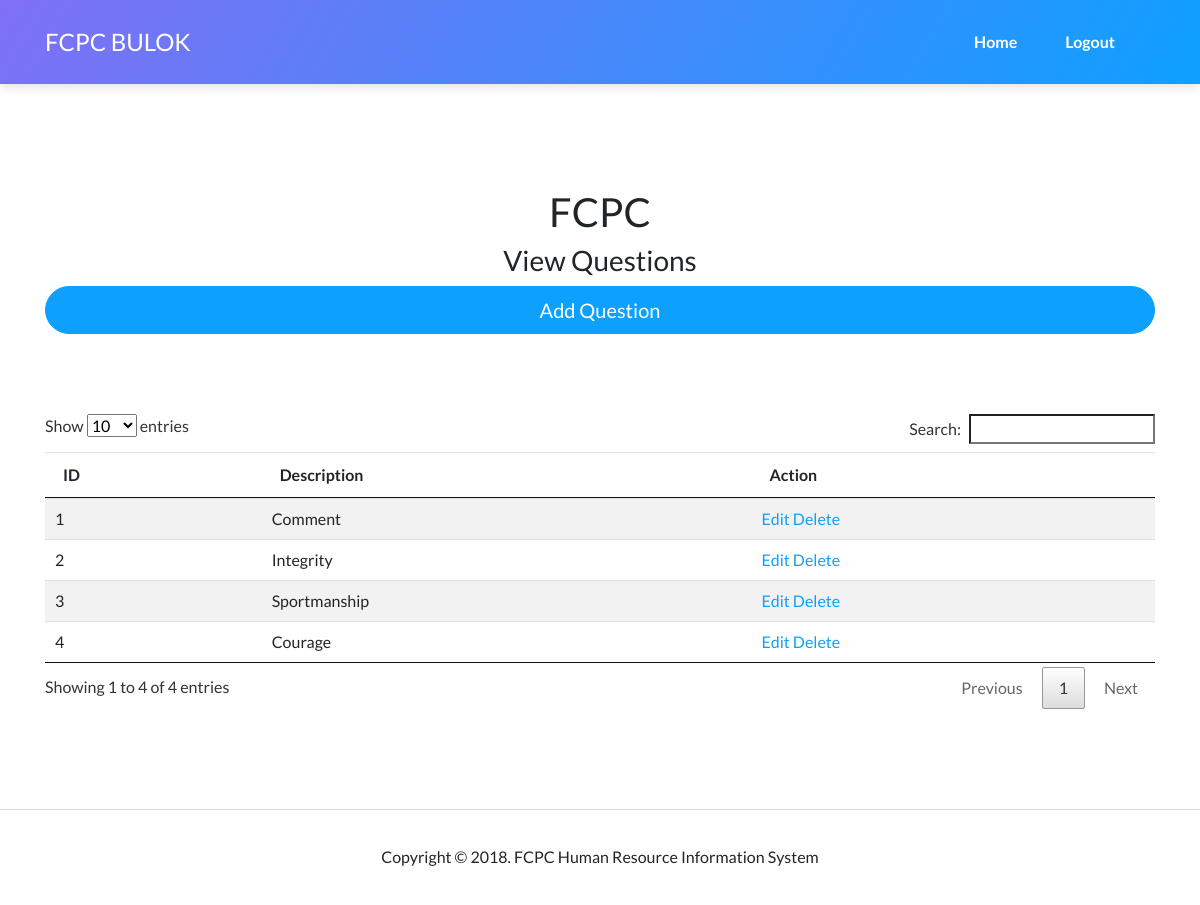
Screenshot of /questions/index.php (signed in) with the database file from the repository.
### tables this page shows
create table questions(
	qid int auto_increment,
	qdesc varchar(500) not null,
	primary key( qid )
);

### questions/index.php (the view, shortened to what this page needs)
<?php
    require "../requires.php";
    $data = $con->query( "select * from questions" );
?>
<main class="page contact-page">
    <section class="portfolio-block contact">
        <div class="container">
            <div class="heading">
                <h1>FCPC</h1>
                <h3>View Questions</h3>
                <div class="form-group"><button class="btn btn-primary btn-block btn-lg" onclick="window.location = '/questions/add.php'">Add Question</button></div>
                </div>
                    <table class='table table-striped' id='bwahaha'>
                        <thead>
                            <th>ID</th>
                            <th>Description</th>
                            <th>Action</th>
                        </thead>
                        <tbody>
                            <?php foreach( $data as $row ) { ?>
                            <tr>
                                <td><?= $row[ "qid" ] ?></td>
                                <td><?= $row[ "qdesc" ] ?></td>
                                <td>
                                    <a href="/questions/edit.php?id=<?= $row[ "qid" ] ?>">Edit</a>
                                    <a href="/questions/delete.php?id=<?= $row[ "qid" ] ?>">Delete</a>
                                </td>
                            </tr>
                            <?php } ?>
                        </tbody>
                    </table>
                </div>
    </section>
</main>
<?php require "../footers/footer.php"; ?>

### rows the page displays
questions: qid "1", qdesc "Comment"
questions: qid "2", qdesc "Integrity"
questions: qid "3", qdesc "Sportmanship"
questions: qid "4", qdesc "Courage"
